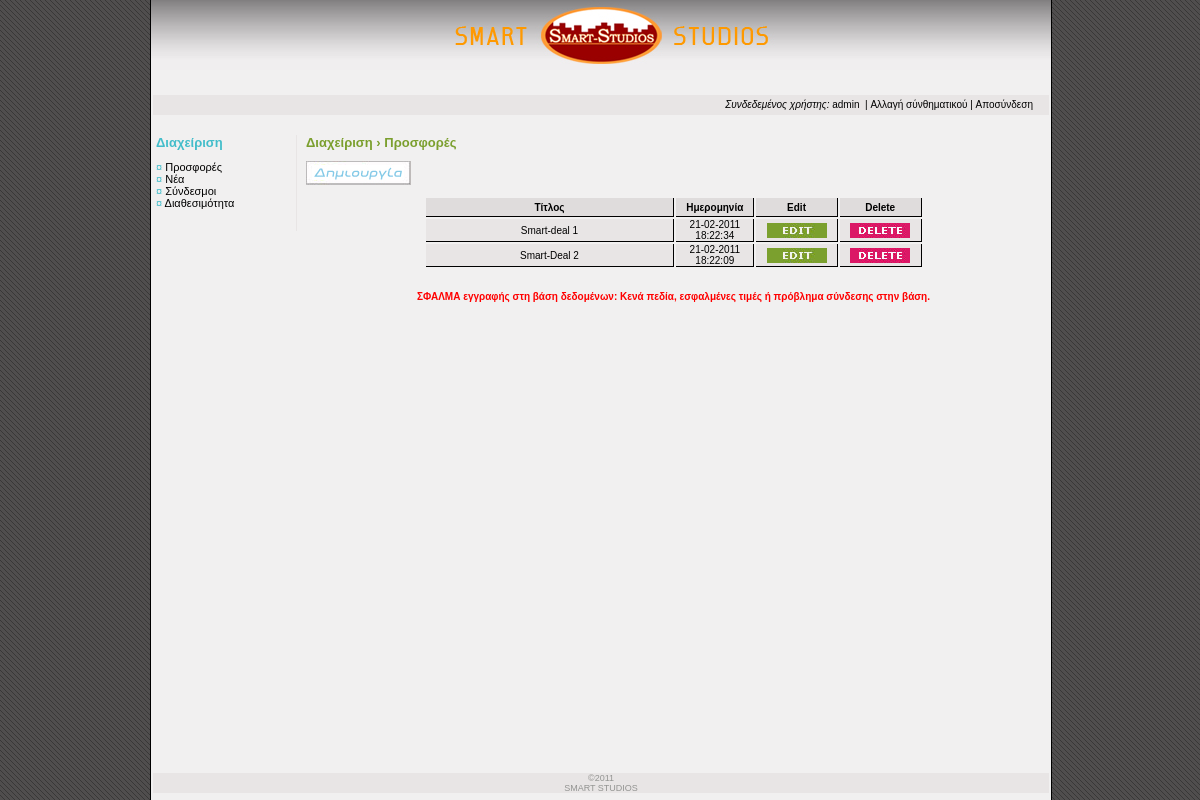
Page /smartadmin/main.php?action=deals&validation=0 (signed in) on the committed database.
### tables this page shows
CREATE TABLE `deal_codes` (
  `deal_code_id` int(5) NOT NULL AUTO_INCREMENT,
  `deal_code_title` varchar(150) NOT NULL,
  `deal_date` datetime NOT NULL,
  PRIMARY KEY (`deal_code_id`)
);

### smartadmin/scripts/deals.php (the view, shortened to what this page needs)
<div class="create_style">Διαχείριση &rsaquo; Προσφορές</div>
<br />
<?php
	echo '<a href="main.php?action=create_deal"><img src="images/create_new_01.jpg" border="0" title="Δημιουργία προσφοράς" /></a><br /><br />';
	$sql_article_listing = "SELECT * FROM deal_codes ORDER BY deal_date DESC";
	$query_article_listing = mysql_query($sql_article_listing) or die(mysql_error());
	$art_rows = mysql_num_rows($query_article_listing);
	if (!$art_rows)
	{
		echo '<div align="center">Δεν υπάρχουν προσφορές</div>';
	}else{
		echo '<table width="500" border="0" cellpadding="0" cellspacing="2" align="center">';
		echo '<tr class="listing_titles">
				<td width="185" height ="18" valign="middle" align="center" id="style2">Τίτλος</td>
				<td width="30" height ="18" valign="middle" align="center" id="style2">Ημερομηνία</td>
				<td width="60" height ="18" valign="middle" align="center" id="style2">Edit</td>
				<td width="60" height ="18" valign="middle" align="center" id="style2">Delete</td>
			  </tr>';
		while ($result = mysql_fetch_array($query_article_listing))
		{
				$edit_button = '<a href="main.php?action=edit_deal&id='.$result['deal_code_id'].'"><img src="images/edit.jpg" border="0" title="" /></a>';
				$delete_button = '<a href="scripts/delete_deal.php?id='.$result['deal_code_id'].'" onclick="return checkfields(this);"><img src="images/del.jpg" border="0" title="" /></a>';
			$date = $result['deal_date'];
			echo '<tr class="listing_results">
					<td width="185" align="center" valign="middle" id="style1">'.stripslashes($result['deal_code_title']).'</td>
					<td width="30" align="center" valign="middle" id="style1">'.date("d-m-Y H:i:s",strtotime($date)).'</td>
					<td width="60" align="center" valign="middle" id="style1">'.$edit_button.'</td>
					<td width="60" align="center" valign="middle" id="style1">'.$delete_button.'</td>
				  </tr>';
		}
		echo '</table>';
	}
?>

### smartadmin/main.php (shortened to what this page needs)
<?php
	if(isset($_REQUEST['action']))
	{
		$action_file = 'scripts/'.$_REQUEST['action'].'.php';
	}else{
		$action_file = '';
		$actual_action = '';
	}
	if(isset($_REQUEST['validation']))
	{
		$validation = $_REQUEST['validation'];
		if ($validation)
		{
			$validation_message = "Επιτυχής ενέργεια!";
		}else{
			$validation_message = "ΣΦΑΛΜΑ εγγραφής στη βάση δεδομένων: Κενά πεδία, εσφαλμένες τιμές ή πρόβλημα σύνδεσης στην βάση.";
		}
	}else{
		$validation = "";
		$validation_message = "";
	}
?>
<!DOCTYPE html PUBLIC "-//W3C//DTD XHTML 1.0 Transitional//EN" "http://www.w3.org/TR/xhtml1/DTD/xhtml1-transitional.dtd">
<html>
<head>
<link type="text/css" rel="stylesheet" href="stylesheet.css" media="screen" />
</head>
<body>
	<div id="container">
			<div id="header_area"></div>
			<div id="horizontal_menu_area">
				<?php include("scripts/hma.php"); ?>
			</div>
			<div id="left_menu_area">
				<?php include("scripts/cms_main_menu.php"); ?>
			</div>
			<div id="management_area">
				<?php
					if (!$action_file)
					{
						echo "";
					}else{
						include($action_file);
						echo '<br /><br /><div class="error_style" align="center">'.$validation_message.'</div><br /><br />';
					}
				?>
	</div>
	<div id="footer_area" class="FooterFontStyle" align="center">
		&copy;2011 <br />SMART STUDIOS
	</div>
</body>
</html>

### smartadmin/scripts/hma.php
<?php
		echo '<div align="right" style="margin-right:16px;float:right;" class="hma_style">';
		echo '<i>Συνδεδεμένος χρήστης:</i> '.$_SESSION['NOW_username'].' &nbsp;|&nbsp;';
		echo '<a href="main.php?action=edit_profile">Αλλαγή σύνθηματικού</a>&nbsp;|&nbsp;';
		echo '<a href="scripts/logout.php">Αποσύνδεση</a>';
		echo '</div>';
	?>

### smartadmin/scripts/cms_main_menu.php
<?php
	echo '<div class="lma_title_style">Διαχείριση</div><br />';
	echo '<div class="lma_style">';
	echo '&curren; <a href="main.php?action=deals">Προσφορές</a><br />';
	echo '&curren; <a href="main.php?action=news">Νέα</a><br />';
	echo '&curren; <a href="main.php?action=links">Σύνδεσμοι</a><br />';
	echo '&curren; <a href="main.php?action=edit_floors">Διαθεσιμότητα</a><br />';
	echo '</div>';
	echo '<br /><br />';
?>

### smartadmin/stylesheet.css (style rules this page uses)
BODY,HTML { background-image:url(images/back.gif); margin:0; padding:0; font-family: Verdana, Arial, Helvetica, sans-serif; font-size: 10px; height:auto; min-height:100%; }
#container { position:absolute; left: 50%; width:900px; min-height:100%; height:auto; margin-left: -450px; background-color:#f1f0f0; border-left:1px solid #000; border-right: 1px solid #000; }
#header_area { width:900px; height:70px; background-image:url(images/header_img.jpg); background-repeat: no-repeat; position:relative; }
#horizontal_menu_area { margin-top:25px; margin-left:2px; width:896px; height:20px; background-color:#e8e5e5; position:relative; }
#left_menu_area { width:140px; float:left; border-right:1px solid #e8e5e5; margin-top:20px; margin-left:5px; position:relative; min-height:inherit; }
#management_area { width:735px; margin-top:20px; margin-left:155px; position:relative; padding-bottom:30px; min-height:100%; height:auto; }
#footer_area { margin-top:40px; margin-bottom:5px; margin-left:2px; width:896px; background-color:#e8e5e5; position:absolute; bottom:2px; float:left; }
.error_style { font-family:Verdana, Arial, Helvetica, sans-serif; font-size:10px; color: #ff0000; font-weight:bold; text-decoration:none; }
.hma_style, .hma_style a:link, .hma_style a:visited { font-family:Verdana, Arial, Helvetica, sans-serif; font-size:10px; color: #000; text-decoration:none; padding-top:4px; }
.FooterFontStyle { font-family:Verdana, Arial, Helvetica, sans-serif; font-size:9px; color: #939492; text-decoration:none; }
.lma_style a:link, .lma_style a:visited { font-family:Verdana, Arial, Helvetica, sans-serif; font-size:11px; color:#000; text-decoration:none; }
.lma_title_style { font-family:Verdana, Arial, Helvetica, sans-serif; font-size:13px; color:#43bdca; font-weight:bold; text-decoration:none; }
.lma_style { font-family:Verdana, Arial, Helvetica, sans-serif; font-size:11px; color:#43bdca; text-decoration:none; }
.listing_titles { font-family:Verdana, Arial, Helvetica, sans-serif; font-size:10px; color:#000; font-weight:bold; text-decoration:none; }
.listing_results, .listing_results a:link, .listing_results a:visited { font-family:Verdana, Arial, Helvetica, sans-serif; font-size:10px; color:#000; text-decoration:none; }
.create_style { font-family:Verdana, Arial, Helvetica, sans-serif; font-size:13px; color:#7b9f2e; font-weight:bold; text-decoration:none; }
TD#style1 { border-bottom:1px solid #000; border-right:1px solid #000; background-color:#e8e5e5; }
TD#style2 { border-bottom:1px solid #000; border-right:1px solid #000; background-color:#dfdcdc; }

### rows in the picture
deal_codes: deal_code_title "Smart-deal 1", deal_date "21-02-2011 18:22:34"
deal_codes: deal_code_title "Smart-Deal 2", deal_date "21-02-2011 18:22:09"

### other values in the picture
$_SESSION['NOW_username'] "admin"
$validation_message "ΣΦΑΛΜΑ εγγραφής στη βάση δεδομένων: Κενά πεδία, εσφαλμένες τιμές ή πρόβλημα σύνδεσης στην βάση."
